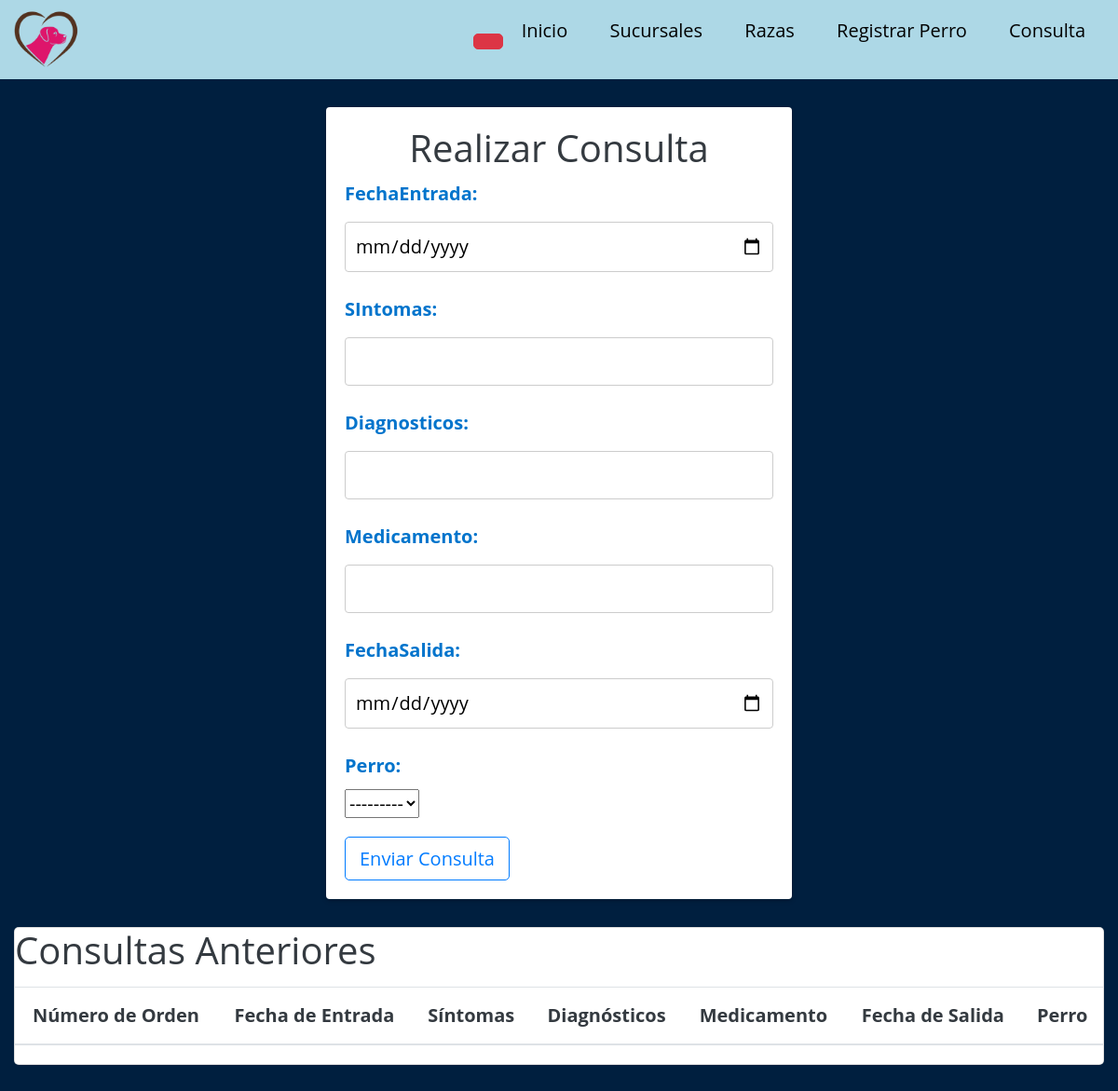
Before: /consulta/ with the older database file.
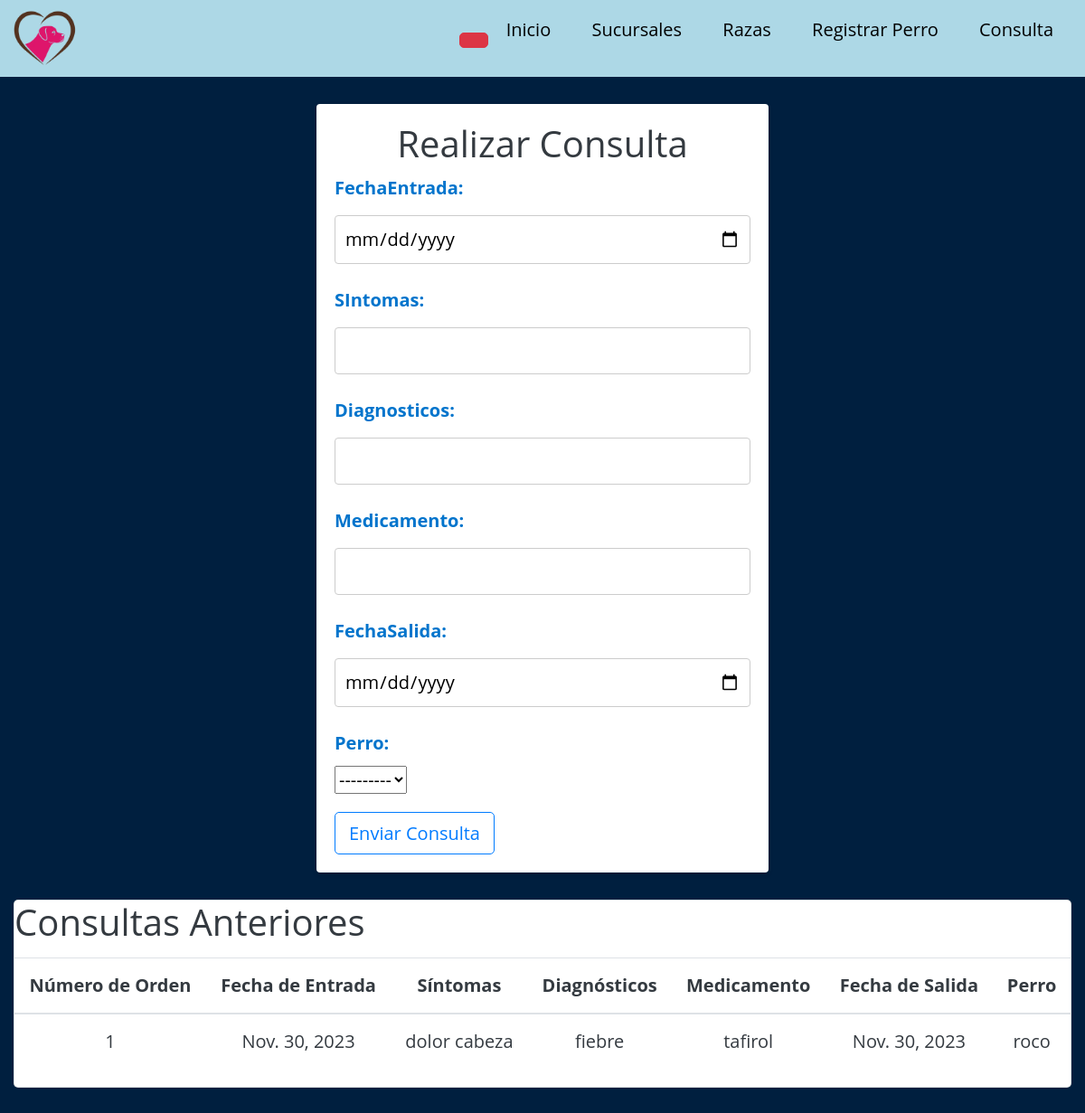
After: the same page with the newer database file.
### app/models.py (models this page shows, shortened)
class Consulta(models.Model):
    numeroOrden = models.IntegerField(primary_key=True, auto_created=True)
    fechaEntrada = models.DateField()
    sIntomas = models.CharField(max_length=255)
    diagnosticos = models.CharField(max_length=255)
    medicamento = models.CharField(max_length=255)
    fechaSalida = models.DateField()
    persona = models.ForeignKey(Persona, on_delete=models.CASCADE, null=True)
    perro = models.ForeignKey(Perro, on_delete=models.CASCADE, related_name='consultas')

class Perro(models.Model):
    numeroHistoriaClinica = models.BigAutoField(primary_key=True)
    nombre = models.CharField(max_length=255)
    fechaNacimiento = models.DateField()
    raza = models.ForeignKey('Raza', on_delete=models.CASCADE)
    pesoActual = models.FloatField()
    alturaActual = models.FloatField()
    sexo = models.CharField(max_length=255)
    historialMascotas = models.ForeignKey('HistorialMascotas', on_delete=models.CASCADE ,null=True)
    consulta = models.TextField(null=True)
    vacuna = models.CharField(("vacuna;"), max_length=100,null=True)
    sucursal = models.ForeignKey("Sucursal", on_delete=models.CASCADE)
    def __str__(self) -> str:
        return self.nombre

### app/views.py (the view)
# urls.py: path('consulta/', consulta_view, name="consultas"),
def consulta_view(request):
    consultas = Consulta.objects.all()
    if request.method == 'POST':
        form = ConsultaForm(request.POST)
        if form.is_valid():
            form.save()
            return redirect('/consulta/')
    else:
        form = ConsultaForm()
    return render(request, 'agregar_consulta.html', {'form': form, 'consultas': consultas})

### app/forms.py
class ConsultaForm(forms.ModelForm):
    class Meta:
        model = Consulta
        fields = ['fechaEntrada', 'sIntomas', 'diagnosticos', 'medicamento', 'fechaSalida', 'perro']
        widgets = {
        'fechaEntrada': forms.DateInput(attrs={'type': 'date'}),
        'fechaSalida': forms.DateInput(attrs={'type': 'date'}),
        }

### app/templates/agregar_consulta.html (shortened to what this page needs)
{% extends 'index.html'%}
{% load static  %}
{% block head %}
    <link rel="stylesheet" href="{% static 'CSS/styles.css' %}">
    <link rel="stylesheet" href="{% static 'JS/index.js' %}">
    <link rel="stylesheet" href="https://cdn.jsdelivr.net/npm/bootstrap@4.0.0/dist/css/bootstrap.min.css">
    <link rel="stylesheet" href="{% static 'CSS/RegisterPerros.css' %}">
{% endblock%}
{% block content %}
<div class="container mt-4">
    <div class="text-dark">
        <h2>Realizar Consulta</h2>
    </div>
    <form method="post">
        {{ form.as_p }}
        <button class="btn btn-outline-primary" type="submit">Enviar Consulta</button>
    </form>
</div>
<div class="container-fluid text-dark mt-4">
    <div class="card">
    <h2 class="card-title">Consultas Anteriores</h2>
    <table class="table table-hover text-center">
        <thead>
            <tr>
                <th scope="col"> Número de Orden</th>
                <th scope="col"> Fecha de Entrada</th>
                <th scope="col"> Síntomas</th>
                <th scope="col"> Diagnósticos</th>
                <th scope="col"> Medicamento</th>
                <th scope="col"> Fecha de Salida</th>
                <th scope="col"> Perro</th>
            </tr>
        </thead>
        <tbody>
            {% for consulta in consultas %}
                <tr>
                    <td>{{ consulta.numeroOrden }}</td>
                    <td>{{ consulta.fechaEntrada }}</td>
                    <td>{{ consulta.sIntomas }}</td>
                    <td>{{ consulta.diagnosticos }}</td>
                    <td>{{ consulta.medicamento }}</td>
                    <td>{{ consulta.fechaSalida }}</td>
                    <td>{{ consulta.perro.nombre }}</td>
                </tr>
            {% endfor %}
        </tbody>
    </table>
    </div>
</div>
<br><br><br>
{% endblock %}

### app/templates/index.html (shortened to what this page needs)
{% load static  %}
<!DOCTYPE html>
<html lang="en">
<head>
    {% block head %}{% endblock%}
</head>
<body>
    <header class="container-fluid header">
        <div class="logo">
           <a href="{%url 'Veterinarialist'%}" ><img src="{% static 'IMG/Logo.png' %}"  alt="Logo de la marca"></a>
        </div>
        <div class="loginbtn" href="login.html">
            <button class="btn btn-danger btn-xl">
            </button>
        </div>
        <nav>
           <ul class="nav-links">
                <li class="nav-item">
                    <a href="{%url 'Veterinarialist'%}">Inicio</a>
                </li>
                <li class="nav-item">
                    <a href="{%url 'sucursales'%}">Sucursales</a>
                </li>
                <li class="nav-item">
                    <a href="{%url 'Raza'%}">Razas</a>
                </li>
                <li class="nav-item">
                    <a href="{% url 'registrarperrro' %}">Registrar Perro</a>
                </li>
                <li class="nav-item">
                    <a href="{% url 'consultas' %}">Consulta</a>
                </li>
           </ul>
        </nav>
    </header>
    {% block content%}
    {% endblock %}
</body>
</html>

### app/static/CSS/styles.css (style rules this page uses)
* { box-sizing: border-box; margin: 0; padding: 0; font-family: 'Nunito', sans-serif; font-size: 20px; }
body { background-color: #fff59d; min-width: 400px; }
.header { background-color: lightblue; display: flex; justify-content: flex-end; align-items: center; height: 85px; padding: 5px 10%; }
.header .logo { cursor: pointer; margin-right: auto; }
.header .logo img { height: 70px; width: auto; transition: all 0.3s; }
.header .nav-links { list-style: none; }
.header .nav-links li { display: inline-block; padding: 0 20px; }
.header .nav-links a { margin-top: 50px; font-size: 700; color:black; }
* { margin: 0; padding: 0; box-sizing: border-box; font-family: 'Open Sans', sans-serif; }
a { text-decoration: none; }

### app/static/CSS/RegisterPerros.css (style rules this page uses)
body { font-family: Arial, sans-serif; background-color: #001f3f; color: #fff; }
.container { background-color: #fff; border-radius: 10px; padding: 20px; box-shadow: 0 4px 8px rgba(0, 0, 0, 0.1); }
label { font-weight: bold; display: block; color: #0074cc; margin-top: 10px; }
input[type="text"], input[type="number"], input[type="email"], input[type="date"] { width: 100%; padding: 10px; margin: 5px 0; border: 1px solid #ccc; border-radius: 4px; box-sizing: border-box; }
.container { background-color: #ffffff; padding: 20px; border-radius: 4px; box-shadow: 0 2px 5px rgba(0, 0, 0, 0.2); max-width: 500px; margin: 0 auto; }
.container h2 { text-align: center; }

Changed rows visible on the page:
added Consulta: numeroOrden "1", fechaEntrada "Nov. 30, 2023", sIntomas "dolor cabeza", diagnosticos "fiebre", medicamento "tafirol", fechaSalida "Nov. 30, 2023", perro.nombre "roco"
